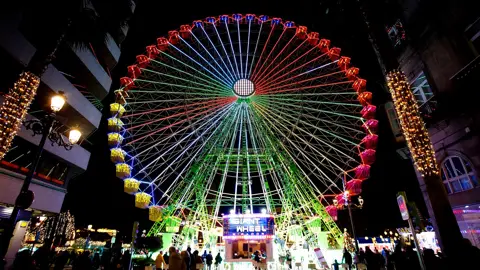
#> input picture web/data/photos/concello-3494.webp, 480 x 270 px
$ python -i noria.py   (imports and definitions only)
#> lines starting #> are read from the running program, lines starting #| are printed output that depends on the picture
"""Put the Christmas Ferris wheel of Vialia into the map, by code around one image call.

Same method as pipeline/arbol_porta_sol.py, but the box is given by --center and --half instead of
constants: crop a square of 2*half px around the centre, upscale it to 1024 px, ask the model to add
the wheel, and paste back only what changed (mask from the real pixel difference). Everything outside
that mask stays bit-identical to the source canvas.

    python3 pipeline/render/noria.py --canvas map.png --center 3000 1500 --call
    python3 pipeline/render/noria.py --canvas map.png --center 3000 1500 --from-file work/noria/respuesta1024.png
"""

from __future__ import annotations

import argparse
import os
import subprocess
import sys
from pathlib import Path

import cv2
import numpy as np
from PIL import Image

PIPELINE = Path(__file__).resolve().parents[1]
ROOT = PIPELINE.parent
sys.path.insert(0, str(PIPELINE))
from arbol_porta_sol import build_mask  # noqa: E402

MODEL_SIZE = 1024
PROMPT = ROOT / "pipeline/render/zona/noria-prompt.txt"
PHOTO = ROOT / "web/data/photos/concello-3494.webp"
OUT_DIR = ROOT / "work/noria"


# [12 lines left out: function crop_box, not called in this run]


def build_mask_thin(
    src: np.ndarray,
    dst: np.ndarray,
    *,
    thresh: float = 30.0,
    close_px: int = 25,
    dilate_px: int = 9,
    blur: float = 5.0,
) -> np.ndarray:
    """Máscara suave para objetos de líneas finas (radios y llanta de una noria).

    ``build_mask`` del árbol abre 5x5 y con eso borra todo lo más fino que 5 px: un árbol macizo
    aguanta, unos radios de 1-3 px no. Aquí: diferencia real (LAB) > ``thresh`` (30: con 15 el modelo, que retoca todo
    el recorte un poco, hace que la máscara cubra el 58 % de la imagen; con 30 queda la silueta, 9,7 %), un opening de 3x3 que
    solo quita el ruido de 1-2 px, un closing grande que une radios y llanta en una silueta, el
    componente del CENTRO del recorte (el modelo retoca además esquinas y calles; eso no se pega) y el
    interior relleno. Todo lo que queda fuera sigue bit a bit como estaba.
    """
    sl = cv2.cvtColor(src, cv2.COLOR_RGB2LAB).astype(np.float32)
    dl = cv2.cvtColor(dst, cv2.COLOR_RGB2LAB).astype(np.float32)
    m = (np.linalg.norm(sl - dl, axis=2) > thresh).astype(np.uint8)
    m = cv2.morphologyEx(m, cv2.MORPH_OPEN, np.ones((3, 3), np.uint8))
    m = cv2.morphologyEx(
        m, cv2.MORPH_CLOSE, cv2.getStructuringElement(cv2.MORPH_ELLIPSE, (close_px, close_px))
    )
    h, w = m.shape
    n, labels, stats, cen = cv2.connectedComponentsWithStats(m, connectivity=8)
    best, best_area = 0, 0
    for i in range(1, n):
        cx, cy = cen[i]
        central = abs(cx - w / 2) < 0.3 * w and abs(cy - h / 2) < 0.3 * h
        if central and stats[i, cv2.CC_STAT_AREA] > best_area:
            best, best_area = i, int(stats[i, cv2.CC_STAT_AREA])
    if not best:
        return np.zeros((h, w), np.float32)
    obj = (labels == best).astype(np.uint8)
    contours, _ = cv2.findContours(obj, cv2.RETR_EXTERNAL, cv2.CHAIN_APPROX_SIMPLE)
    filled = np.zeros_like(obj)
    cv2.drawContours(filled, contours, -1, 1, thickness=cv2.FILLED)
    filled = cv2.dilate(filled, np.ones((dilate_px, dilate_px), np.uint8))
    return np.clip(cv2.GaussianBlur(filled.astype(np.float32), (0, 0), blur), 0, 1)


def upscale(crop: np.ndarray) -> np.ndarray:
    return np.asarray(Image.fromarray(crop).resize((MODEL_SIZE, MODEL_SIZE), Image.LANCZOS))


# [130 lines left out: functions composite, main, not called in this run]


# [2 lines not run here, left out]

>>> import cv2
>>> picture = cv2.cvtColor(cv2.imread('../../web/data/photos/concello-3494.webp'), cv2.COLOR_BGR2RGB)
>>> result = build_mask_thin(picture, 'out.png')
#> in build_mask_thin, `sl = cv2.cvtColor(src, cv2.COLOR_RGB2LAB).astype(np.float32)`:
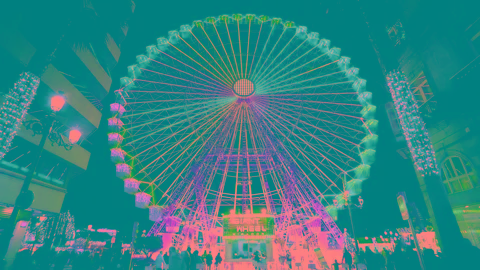
#> sl: shape (270, 480, 3) float32; mean R, G, B 50.9, 130.8, 131.2
#> (the run stopped early here; a loop or call above may not have finished)

$ run again, on web/data/photos/concello-2552.webp
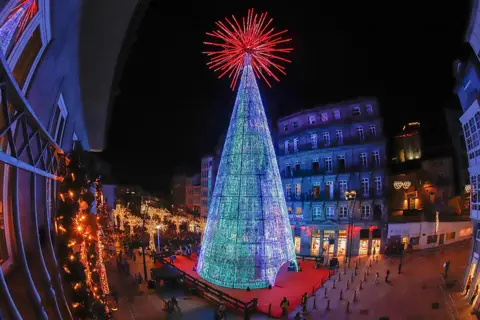
#> input picture web/data/photos/concello-2552.webp, 480 x 320 px
#> in build_mask_thin, `sl = cv2.cvtColor(src, cv2.COLOR_RGB2LAB).astype(np.float32)`:
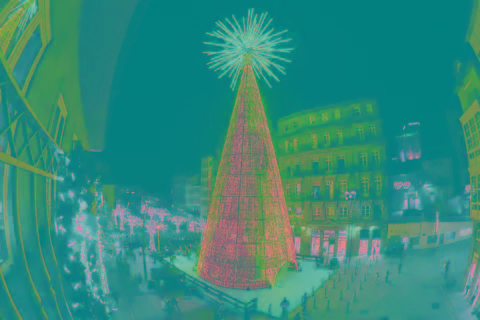
#> sl: shape (320, 480, 3) float32; mean R, G, B 50.8, 138.1, 123.2

$ run again, on web/data/photos/concello-2553.webp
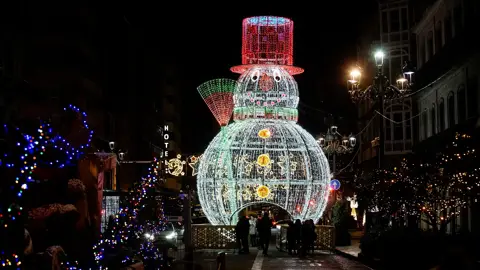
#> input picture web/data/photos/concello-2553.webp, 480 x 270 px
#> in build_mask_thin, `sl = cv2.cvtColor(src, cv2.COLOR_RGB2LAB).astype(np.float32)`:
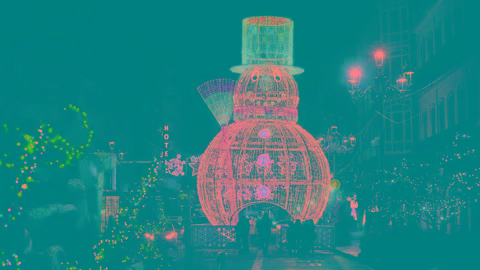
#> sl: shape (270, 480, 3) float32; mean R, G, B 32.1, 129.8, 129.8

$ run again, on web/data/photos/concello-2566.webp
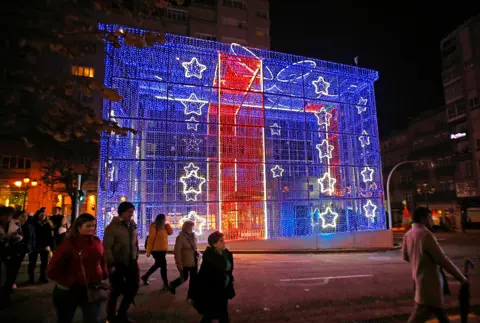
#> input picture web/data/photos/concello-2566.webp, 480 x 323 px
#> in build_mask_thin, `sl = cv2.cvtColor(src, cv2.COLOR_RGB2LAB).astype(np.float32)`:
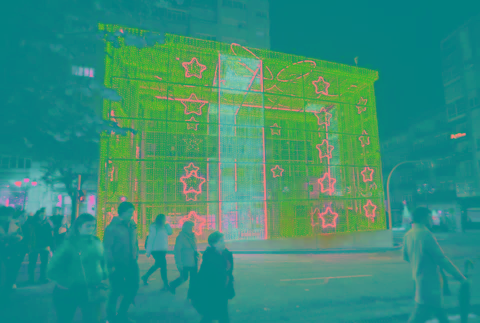
#> sl: shape (323, 480, 3) float32; mean R, G, B 52.7, 143, 121.4
